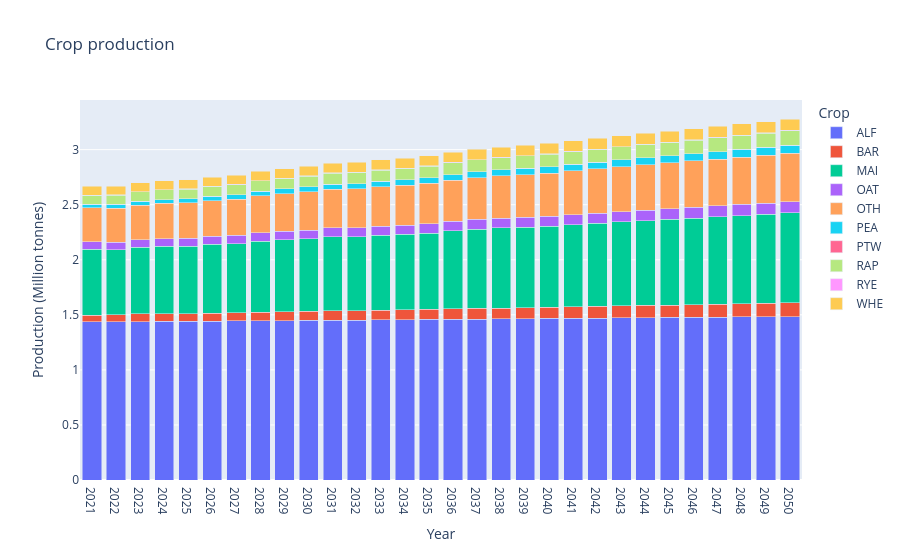

Source (notebook cell):
### Code cell
crops_prod_df_pivot = crops_prod_df.pivot_table(index='YEAR', 
                                          columns='FUEL',
                                          values='VALUE',
                                          aggfunc='sum').reset_index().fillna(0)
crops_prod_df_pivot = crops_prod_df_pivot.reindex(sorted(crops_prod_df_pivot.columns), axis=1).set_index('YEAR').reset_index()
# crops_prod_df['YEAR'] = years

if len(crops_prod_df_pivot.columns) > 1:
    df_plot(crops_prod_df_pivot,'Production (Million tonnes)','Crop production')

### Figure 1 — Plotly figure (JSON) as saved in the notebook; plotly's stock layout.template omitted (floating-point values rounded to 4 significant figures)
{"data": [{"alignmentgroup": "True", "hovertemplate": "Crop=ALF<br>Year=%{x}<br>Production (Million tonnes)=%{y}<extra></extra>", "legendgroup": "ALF", "marker": {"color": "#636efa", "pattern": {"shape": ""}}, "name": "ALF", "offsetgroup": "ALF", "orientation": "v", "showlegend": true, "textposition": "auto", "type": "bar", "x": [2021, 2022, 2023, 2024, 2025, 2026, 2027, 2028, 2029, 2030, 2031, 2032, 2033, 2034, 2035, 2036, 2037, 2038, 2039, 2040, 2041, 2042, 2043, 2044, 2045, 2046, 2047, 2048, 2049, 2050], "xaxis": "x", "y": [1.435, 1.436, 1.438, 1.44, 1.441, 1.443, 1.445, 1.447, 1.448, 1.45, 1.452, 1.453, 1.455, 1.457, 1.459, 1.46, 1.462, 1.464, 1.465, 1.467, 1.469, 1.471, 1.472, 1.474, 1.476, 1.477, 1.479, 1.481, 1.483, 1.484], "yaxis": "y"}, {"alignmentgroup": "True", "hovertemplate": "Crop=BAR<br>Year=%{x}<br>Production (Million tonnes)=%{y}<extra></extra>", "legendgroup": "BAR", "marker": {"color": "#EF553B", "pattern": {"shape": ""}}, "name": "BAR", "offsetgroup": "BAR", "orientation": "v", "showlegend": true, "textposition": "auto", "type": "bar", "x": [2021, 2022, 2023, 2024, 2025, 2026, 2027, 2028, 2029, 2030, 2031, 2032, 2033, 2034, 2035, 2036, 2037, 2038, 2039, 2040, 2041, 2042, 2043, 2044, 2045, 2046, 2047, 2048, 2049, 2050], "xaxis": "x", "y": [0.059, 0.064, 0.07, 0.068, 0.07, 0.073, 0.076, 0.078, 0.079, 0.082, 0.084, 0.086, 0.088, 0.09, 0.092, 0.094, 0.096, 0.098, 0.101, 0.103, 0.105, 0.107, 0.109, 0.111, 0.113, 0.115, 0.117, 0.119, 0.121, 0.124], "yaxis": "y"}, {"alignmentgroup": "True", "hovertemplate": "Crop=MAI<br>Year=%{x}<br>Production (Million tonnes)=%{y}<extra></extra>", "legendgroup": "MAI", "marker": {"color": "#00cc96", "pattern": {"shape": ""}}, "name": "MAI", "offsetgroup": "MAI", "orientation": "v", "showlegend": true, "textposition": "auto", "type": "bar", "x": [2021, 2022, 2023, 2024, 2025, 2026, 2027, 2028, 2029, 2030, 2031, 2032, 2033, 2034, 2035, 2036, 2037, 2038, 2039, 2040, 2041, 2042, 2043, 2044, 2045, 2046, 2047, 2048, 2049, 2050], "xaxis": "x", "y": [0.601, 0.59, 0.604, 0.613, 0.613, 0.625, 0.626, 0.645, 0.657, 0.66, 0.674, 0.672, 0.681, 0.683, 0.691, 0.708, 0.721, 0.729, 0.73, 0.734, 0.744, 0.753, 0.762, 0.77, 0.778, 0.786, 0.794, 0.802, 0.809, 0.817], "yaxis": "y"}, {"alignmentgroup": "True", "hovertemplate": "Crop=OAT<br>Year=%{x}<br>Production (Million tonnes)=%{y}<extra></extra>", "legendgroup": "OAT", "marker": {"color": "#ab63fa", "pattern": {"shape": ""}}, "name": "OAT", "offsetgroup": "OAT", "orientation": "v", "showlegend": true, "textposition": "auto", "type": "bar", "x": [2021, 2022, 2023, 2024, 2025, 2026, 2027, 2028, 2029, 2030, 2031, 2032, 2033, 2034, 2035, 2036, 2037, 2038, 2039, 2040, 2041, 2042, 2043, 2044, 2045, 2046, 2047, 2048, 2049, 2050], "xaxis": "x", "y": [0.067, 0.068, 0.069, 0.07, 0.072, 0.073, 0.074, 0.075, 0.077, 0.078, 0.079, 0.081, 0.082, 0.083, 0.084, 0.086, 0.087, 0.088, 0.09, 0.091, 0.092, 0.093, 0.095, 0.096, 0.097, 0.098, 0.1, 0.101, 0.102, 0.104], "yaxis": "y"}, {"alignmentgroup": "True", "hovertemplate": "Crop=OTH<br>Year=%{x}<br>Production (Million tonnes)=%{y}<extra></extra>", "legendgroup": "OTH", "marker": {"color": "#FFA15A", "pattern": {"shape": ""}}, "name": "OTH", "offsetgroup": "OTH", "orientation": "v", "showlegend": true, "textposition": "auto", "type": "bar", "x": [2021, 2022, 2023, 2024, 2025, 2026, 2027, 2028, 2029, 2030, 2031, 2032, 2033, 2034, 2035, 2036, 2037, 2038, 2039, 2040, 2041, 2042, 2043, 2044, 2045, 2046, 2047, 2048, 2049, 2050], "xaxis": "x", "y": [0.309, 0.312, 0.315, 0.32, 0.32, 0.324, 0.329, 0.336, 0.339, 0.347, 0.353, 0.353, 0.358, 0.363, 0.368, 0.374, 0.379, 0.383, 0.388, 0.392, 0.397, 0.401, 0.407, 0.411, 0.416, 0.421, 0.425, 0.43, 0.435, 0.44], "yaxis": "y"}, {"alignmentgroup": "True", "hovertemplate": "Crop=PEA<br>Year=%{x}<br>Production (Million tonnes)=%{y}<extra></extra>", "legendgroup": "PEA", "marker": {"color": "#19d3f3", "pattern": {"shape": ""}}, "name": "PEA", "offsetgroup": "PEA", "orientation": "v", "showlegend": true, "textposition": "auto", "type": "bar", "x": [2021, 2022, 2023, 2024, 2025, 2026, 2027, 2028, 2029, 2030, 2031, 2032, 2033, 2034, 2035, 2036, 2037, 2038, 2039, 2040, 2041, 2042, 2043, 2044, 2045, 2046, 2047, 2048, 2049, 2050], "xaxis": "x", "y": [0.031, 0.033, 0.034, 0.036, 0.037, 0.038, 0.04, 0.041, 0.043, 0.044, 0.045, 0.047, 0.048, 0.05, 0.051, 0.052, 0.054, 0.055, 0.057, 0.058, 0.059, 0.061, 0.062, 0.064, 0.065, 0.066, 0.068, 0.069, 0.071, 0.072], "yaxis": "y"}, {"alignmentgroup": "True", "hovertemplate": "Crop=PTW<br>Year=%{x}<br>Production (Million tonnes)=%{y}<extra></extra>", "legendgroup": "PTW", "marker": {"color": "#FF6692", "pattern": {"shape": ""}}, "name": "PTW", "offsetgroup": "PTW", "orientation": "v", "showlegend": true, "textposition": "auto", "type": "bar", "x": [2021, 2022, 2023, 2024, 2025, 2026, 2027, 2028, 2029, 2030, 2031, 2032, 2033, 2034, 2035, 2036, 2037, 2038, 2039, 2040, 2041, 2042, 2043, 2044, 2045, 2046, 2047, 2048, 2049, 2050], "xaxis": "x", "y": [0.00011, 0.00011, 0.00012, 0.00012, 0.00013, 0.00013, 0.00013, 0.00013, 0.00013, 0.00014, 0.00014, 0.00014, 0.00015, 0.00015, 0.00015, 0.00015, 0.00016, 0.00016, 0.00016, 0.00017, 0.00017, 0.00017, 0.00017, 0.00018, 0.00018, 0.00018, 0.00019, 0.00019, 0.00019, 0.0002], "yaxis": "y"}, {"alignmentgroup": "True", "hovertemplate": "Crop=RAP<br>Year=%{x}<br>Production (Million tonnes)=%{y}<extra></extra>", "legendgroup": "RAP", "marker": {"color": "#B6E880", "pattern": {"shape": ""}}, "name": "RAP", "offsetgroup": "RAP", "orientation": "v", "showlegend": true, "textposition": "auto", "type": "bar", "x": [2021, 2022, 2023, 2024, 2025, 2026, 2027, 2028, 2029, 2030, 2031, 2032, 2033, 2034, 2035, 2036, 2037, 2038, 2039, 2040, 2041, 2042, 2043, 2044, 2045, 2046, 2047, 2048, 2049, 2050], "xaxis": "x", "y": [0.083, 0.084, 0.086, 0.088, 0.089, 0.091, 0.093, 0.094, 0.096, 0.098, 0.099, 0.101, 0.103, 0.104, 0.106, 0.108, 0.109, 0.111, 0.112, 0.114, 0.116, 0.117, 0.119, 0.121, 0.122, 0.124, 0.126, 0.127, 0.129, 0.131], "yaxis": "y"}, {"alignmentgroup": "True", "hovertemplate": "Crop=RYE<br>Year=%{x}<br>Production (Million tonnes)=%{y}<extra></extra>", "legendgroup": "RYE", "marker": {"color": "#FF97FF", "pattern": {"shape": ""}}, "name": "RYE", "offsetgroup": "RYE", "orientation": "v", "showlegend": true, "textposition": "auto", "type": "bar", "x": [2021, 2022, 2023, 2024, 2025, 2026, 2027, 2028, 2029, 2030, 2031, 2032, 2033, 2034, 2035, 2036, 2037, 2038, 2039, 2040, 2041, 2042, 2043, 2044, 2045, 2046, 2047, 2048, 2049, 2050], "xaxis": "x", "y": [0.0027, 0.0025, 0.0025, 0.0024, 0.0024, 0.0024, 0.0024, 0.0024, 0.0024, 0.0024, 0.0023, 0.0023, 0.0023, 0.0023, 0.0023, 0.0023, 0.0023, 0.0023, 0.0022, 0.0022, 0.0022, 0.0022, 0.0022, 0.0022, 0.0022, 0.0021, 0.0021, 0.0021, 0.0021, 0.0021], "yaxis": "y"}, {"alignmentgroup": "True", "hovertemplate": "Crop=WHE<br>Year=%{x}<br>Production (Million tonnes)=%{y}<extra></extra>", "legendgroup": "WHE", "marker": {"color": "#FECB52", "pattern": {"shape": ""}}, "name": "WHE", "offsetgroup": "WHE", "orientation": "v", "showlegend": true, "textposition": "auto", "type": "bar", "x": [2021, 2022, 2023, 2024, 2025, 2026, 2027, 2028, 2029, 2030, 2031, 2032, 2033, 2034, 2035, 2036, 2037, 2038, 2039, 2040, 2041, 2042, 2043, 2044, 2045, 2046, 2047, 2048, 2049, 2050], "xaxis": "x", "y": [0.078, 0.079, 0.08, 0.08, 0.081, 0.082, 0.083, 0.084, 0.085, 0.086, 0.087, 0.088, 0.089, 0.089, 0.09, 0.091, 0.092, 0.093, 0.094, 0.095, 0.096, 0.097, 0.097, 0.098, 0.099, 0.1, 0.101, 0.102, 0.103, 0.104], "yaxis": "y"}], "layout": {"barmode": "stack", "legend": {"title": {"text": "Crop"}, "tracegroupgap": 0}, "title": {"text": "Crop production"}, "xaxis": {"anchor": "y", "domain": [0, 1], "title": {"text": "Year"}, "type": "category"}, "yaxis": {"anchor": "x", "domain": [0, 1], "title": {"text": "Production (Million tonnes)"}}}}
